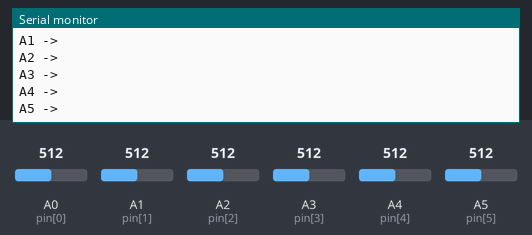
This sketch was run on a simulated Arduino Uno, built with avr-gcc and run on an emulated ATmega328P. On the bench: the last lines printed to the serial monitor. Inputs (shaded band) come from the test bench; at power-on: A0 (pin[0]) = 512, A1 (pin[1]) = 512, A2 (pin[2]) = 512, A3 (pin[3]) = 512, A4 (pin[4]) = 512, A5 (pin[5]) = 512.

Above: at 1.2 s.
1.3 s: A0 (pin[0]) set to 981
2.8 s: A0 (pin[0]) set to 1014
At 3.8 s:
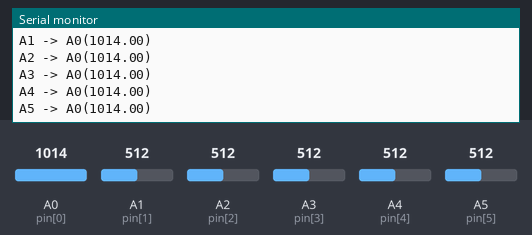
4.5 s: A1 (pin[1]) set to 993
6.0 s: A1 (pin[1]) set to 1017
At 6.9 s:
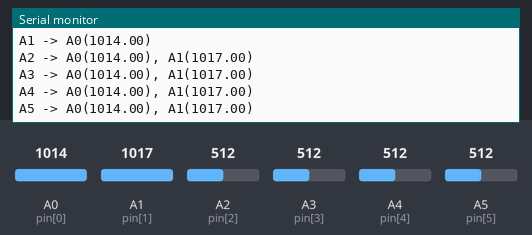
7.5 s: A2 (pin[2]) set to 991
9.0 s: A2 (pin[2]) set to 1007
At 9.9 s:
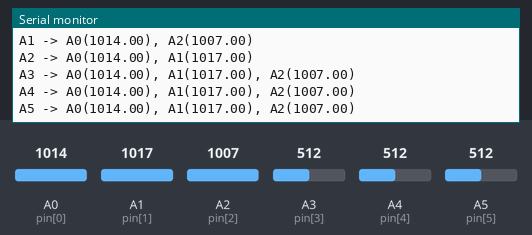
Timing chart, 0 to 11.5 s (numbered marks = the images above; inputs shaded):
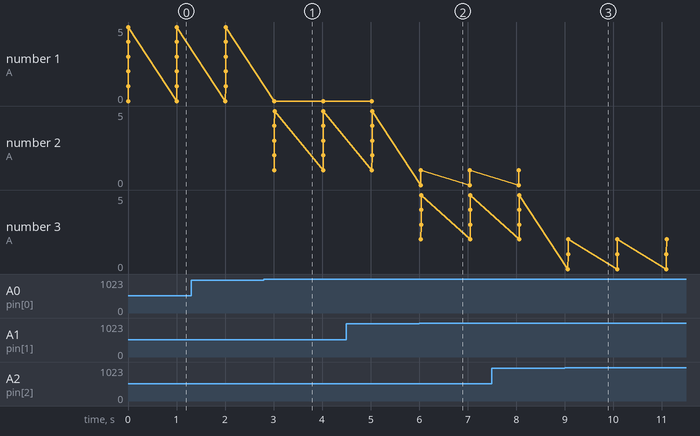

Measured:
- the behaviour switches between 999 and 1000 on A0 (pin[0]) (found by bisection; images 0 and 1)
- the behaviour switches between 999 and 1000 on A1 (pin[1]) (found by bisection; images 1 and 2)
- the behaviour switches between 999 and 1000 on A2 (pin[2]) (found by bisection; images 2 and 3)
- after the input at 2.8 s, the serial monitor: prints a new line after 0.21 s (image 1)
- after the input at 6.0 s, the serial monitor: prints a new line at once (image 2)
- after the input at 9.0 s, the serial monitor: prints a new line after 0.07 s (image 3)

The sketch:

InfernoModchip.ino
```cpp
//Inferno ModChip - DSP Patching PCB for the inside of Guitars
//If researched by Audinate Dante it would become
//the Audinate Inferno Modchip (AIM card)
//optionally with Dante Audio Networking direct to the Guitar

//This firmware reads the analog pins and attemps to discover
//which other analog pins they're connected to (providing that
//nothing external is also connected as this will be picked up)

//Format: A0 -> A1, A2, A3 etc...

const int pin[] = { A0, A1, A2, A3, A4, A5 };
const int pins = sizeof(pin) / sizeof(int); //int16???
const char* label[] = { "A0", "A1", "A2", "A3", "A4", "A5" };

int i = 0;
int j = 0;
int total = 0;

float state = 0.0;
float threshold = 1000.0;

void setup()
{
    Serial.begin(115200);
    Serial.print("[BOOT]: ");
    Serial.print(pins);
    Serial.println(" pins Detected");
}

void loop()
{
    for (i = 0; i < pins; ++i)
    {
        pinMode(pin[i], OUTPUT);
        digitalWrite(pin[i], HIGH);
        Serial.print(label[i]);
        Serial.print(" -> ");
        total = 0;
        for (j = 0; j < pins; ++j)
        {
            if (j != i)
            {
                pinMode(pin[j], INPUT);
                state = analogRead(pin[j]);
                if (state >= threshold)
                {
                    if (total > 0) { Serial.print(", "); }
                    Serial.print(label[j]);
                    Serial.print("(");
                    Serial.print(state);
                    Serial.print(")");
                    total += 1;
                }
            }
        }
        digitalWrite(pin[i], LOW);
        Serial.println();
    }
    Serial.println();
    delay(1000);
}
```
